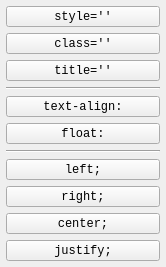
                  <widget class="QWidget" name="page_3">
                   <property name="geometry">
                    <rect>
                     <x>0</x>
                     <y>0</y>
                     <width>166</width>
                     <height>267</height>
                    </rect>
                   </property>
                   <attribute name="label">
                    <string>Ĝisrandigo</string>
                   </attribute>
                   <layout class="QVBoxLayout" name="verticalLayout_6">
                    <property name="leftMargin">
                     <number>6</number>
                    </property>
                    <property name="topMargin">
                     <number>6</number>
                    </property>
                    <property name="rightMargin">
                     <number>6</number>
                    </property>
                    <property name="bottomMargin">
                     <number>6</number>
                    </property>
                    <item>
                     <widget class="QToolButton" name="style">
                      <property name="sizePolicy">
                       <sizepolicy hsizetype="Minimum" vsizetype="Fixed">
                        <horstretch>0</horstretch>
                        <verstretch>0</verstretch>
                       </sizepolicy>
                      </property>
                      <property name="font">
                       <font>
                        <family>Monospace</family>
                       </font>
                      </property>
                      <property name="text">
                       <string notr="true">style=''</string>
                      </property>
                     </widget>
                    </item>
                    <item>
                     <widget class="QToolButton" name="klaso">
                      <property name="sizePolicy">
                       <sizepolicy hsizetype="Minimum" vsizetype="Fixed">
                        <horstretch>0</horstretch>
                        <verstretch>0</verstretch>
                       </sizepolicy>
                      </property>
                      <property name="font">
                       <font>
                        <family>Monospace</family>
                       </font>
                      </property>
                      <property name="text">
                       <string notr="true">class=''</string>
                      </property>
                     </widget>
                    </item>
                    <item>
                     <widget class="QToolButton" name="title">
                      <property name="sizePolicy">
                       <sizepolicy hsizetype="Minimum" vsizetype="Fixed">
                        <horstretch>0</horstretch>
                        <verstretch>0</verstretch>
                       </sizepolicy>
                      </property>
                      <property name="font">
                       <font>
                        <family>Monospace</family>
                       </font>
                      </property>
                      <property name="text">
                       <string notr="true">title=''</string>
                      </property>
                     </widget>
                    </item>
                    <item>
                     <widget class="Line" name="line_2">
                      <property name="orientation">
                       <enum>Qt::Horizontal</enum>
                      </property>
                     </widget>
                    </item>
                    <item>
                     <widget class="QToolButton" name="textalign">
                      <property name="sizePolicy">
                       <sizepolicy hsizetype="Minimum" vsizetype="Fixed">
                        <horstretch>0</horstretch>
                        <verstretch>0</verstretch>
                       </sizepolicy>
                      </property>
                      <property name="font">
                       <font>
                        <family>Monospace</family>
                       </font>
                      </property>
                      <property name="text">
                       <string notr="true">text-align:</string>
                      </property>
                     </widget>
                    </item>
                    <item>
                     <widget class="QToolButton" name="glita">
                      <property name="sizePolicy">
                       <sizepolicy hsizetype="Minimum" vsizetype="Fixed">
                        <horstretch>0</horstretch>
                        <verstretch>0</verstretch>
                       </sizepolicy>
                      </property>
                      <property name="font">
                       <font>
                        <family>Monospace</family>
                       </font>
                      </property>
                      <property name="text">
                       <string notr="true">float:</string>
                      </property>
                     </widget>
                    </item>
                    <item>
                     <widget class="Line" name="line_3">
                      <property name="orientation">
                       <enum>Qt::Horizontal</enum>
                      </property>
                     </widget>
                    </item>
                    <item>
                     <widget class="QToolButton" name="left">
                      <property name="sizePolicy">
                       <sizepolicy hsizetype="Minimum" vsizetype="Fixed">
                        <horstretch>0</horstretch>
                        <verstretch>0</verstretch>
                       </sizepolicy>
                      </property>
                      <property name="font">
                       <font>
                        <family>Monospace</family>
                       </font>
                      </property>
                      <property name="text">
                       <string notr="true">left;</string>
                      </property>
                     </widget>
                    </item>
                    <item>
                     <widget class="QToolButton" name="right">
                      <property name="sizePolicy">
                       <sizepolicy hsizetype="Minimum" vsizetype="Fixed">
                        <horstretch>0</horstretch>
                        <verstretch>0</verstretch>
                       </sizepolicy>
                      </property>
                      <property name="font">
                       <font>
                        <family>Monospace</family>
                       </font>
                      </property>
                      <property name="text">
                       <string notr="true">right;</string>
                      </property>
                     </widget>
                    </item>
                    <item>
                     <widget class="QToolButton" name="center">
                      <property name="sizePolicy">
                       <sizepolicy hsizetype="Minimum" vsizetype="Fixed">
                        <horstretch>0</horstretch>
                        <verstretch>0</verstretch>
                       </sizepolicy>
                      </property>
                      <property name="font">
                       <font>
                        <family>Monospace</family>
                       </font>
                      </property>
                      <property name="text">
                       <string notr="true">center;</string>
                      </property>
                     </widget>
                    </item>
                    <item>
                     <widget class="QToolButton" name="justify">
                      <property name="sizePolicy">
                       <sizepolicy hsizetype="Minimum" vsizetype="Fixed">
                        <horstretch>0</horstretch>
                        <verstretch>0</verstretch>
                       </sizepolicy>
                      </property>
                      <property name="font">
                       <font>
                        <family>Monospace</family>
                       </font>
                      </property>
                      <property name="text">
                       <string notr="true">justify;</string>
                      </property>
                     </widget>
                    </item>
                   </layout>
                  </widget>
